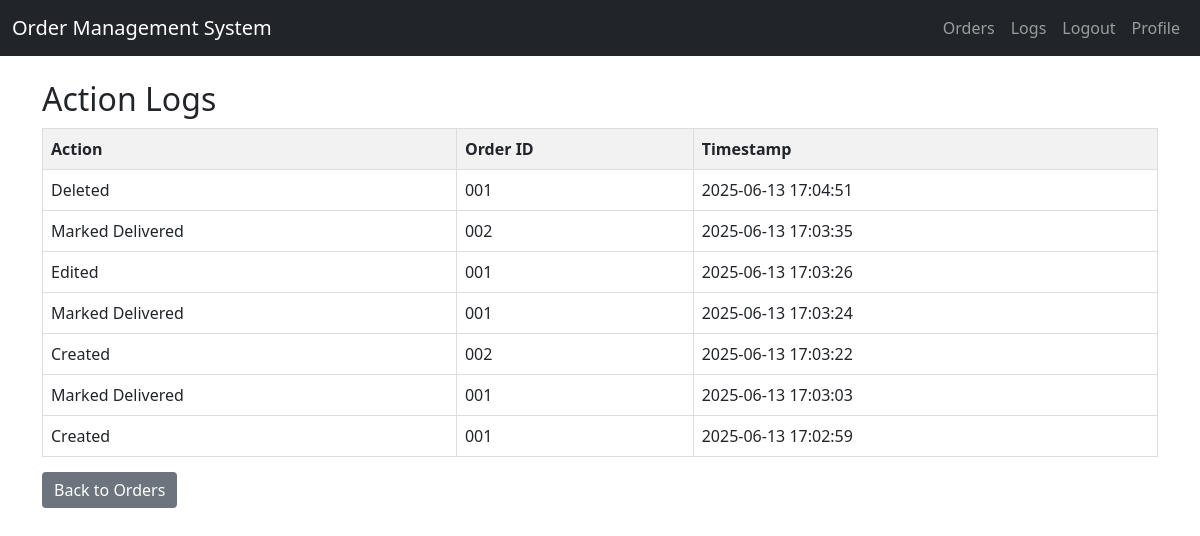
The app's page /logs (signed in) with its own data.
### models.py (models this page shows, shortened)
class Log(db.Model):
    id = db.Column(db.Integer, primary_key=True)
    action = db.Column(db.String(80), nullable=False)
    user_id = db.Column(db.Integer, nullable=True)
    order_id = db.Column(db.Integer, nullable=True)
    order_string_id = db.Column(db.String(20), nullable=True)  # Store the actual order ID string
    timestamp = db.Column(db.DateTime, default=datetime.utcnow)

### routes.py (the view)
@routes_bp.route('/logs')
@login_required
def view_logs():
    logs = Log.query.order_by(Log.timestamp.desc()).all()
    logs_with_orders = []
    for log in logs:
        if log.order_string_id:
            fake_order = type('obj', (object,), {'order_id': log.order_string_id})
        else:
            fake_order = None
        logs_with_orders.append((log, fake_order))
    return render_template('logs.html', logs_with_orders=logs_with_orders)

### app.py (called while the page is built)
@login_manager.user_loader
def load_user(user_id):
    return User.query.get(int(user_id))

### templates/logs.html (shortened to what this page needs)
{% extends "base.html" %}
{% block content %}
<h2>Action Logs</h2>
<table style="width: 100%; border-collapse: collapse; margin-top: 10px;">
    <thead>
        <tr style="background-color: #f2f2f2;">
            <th style="border: 1px solid #ddd; padding: 8px;">Action</th>
            <th style="border: 1px solid #ddd; padding: 8px;">Order ID</th>
            <th style="border: 1px solid #ddd; padding: 8px;">Timestamp</th>
        </tr>
    </thead>
    <tbody>
        {% for log, order in logs_with_orders %}
        <tr>
            <td style="border: 1px solid #ddd; padding: 8px;">{{ log.action }}</td>
            <td style="border: 1px solid #ddd; padding: 8px;">{{ (order.order_id if order else log.order_string_id) or 'N/A' }}</td>
            <td style="border: 1px solid #ddd; padding: 8px;">{{ log.timestamp.strftime('%Y-%m-%d %H:%M:%S') }}</td>
        </tr>
        {% endfor %}
    </tbody>
</table>
<a href="{{ url_for('routes.list_orders') }}" style="display: inline-block; margin-top: 15px; padding: 6px 12px; background-color: #6c757d; color: white; text-decoration: none; border-radius: 4px;">Back to Orders</a>
{% endblock %}

### templates/base.html (shortened to what this page needs)
<!DOCTYPE html>
<html lang="en">
<head>
    <link rel="stylesheet" href="https://cdn.jsdelivr.net/npm/bootstrap@5.3.3/dist/css/bootstrap.min.css">
</head>
<body>
    <nav class="navbar navbar-expand-lg navbar-dark bg-dark mb-4">
        <div class="container-fluid">
            <a class="navbar-brand" href="/">Order Management System</a>
            <div class="collapse navbar-collapse">
                <ul class="navbar-nav ms-auto">
                    {% if current_user.is_authenticated %}
                        <li class="nav-item">
                            <a class="nav-link" href="/orders">Orders</a>
                        </li>
                        <li class="nav-item">
                            <a class="nav-link" href="/logs">Logs</a>
                        </li>
                        <li class="nav-item">
                            <a class="nav-link" href="{{ url_for('auth.logout') }}">Logout</a>
                        </li>
                        <li class="nav-item">
                            <a class="nav-link" href="/profile">Profile</a>
                        </li>
                    {% else %}
                        <li class="nav-item">
                            <a class="nav-link" href="{{ url_for('auth.login') }}">Login</a>
                        </li>
                    {% endif %}
                </ul>
            </div>
        </div>
    </nav>
    <div class="container">
        {% block content %}{% endblock %}
    </div>
</body>
</html>

### records on screen
Log: action "Deleted", order_string "001", timestamp "2025-06-13 17:04:51"
Log: action "Marked Delivered", order_string "002", timestamp "2025-06-13 17:03:35"
Log: action "Edited", order_string "001", timestamp "2025-06-13 17:03:26"
Log: action "Marked Delivered", order_string "001", timestamp "2025-06-13 17:03:24"
Log: action "Created", order_string "002", timestamp "2025-06-13 17:03:22"
Log: action "Marked Delivered", order_string "001", timestamp "2025-06-13 17:03:03"
Log: action "Created", order_string "001", timestamp "2025-06-13 17:02:59"
